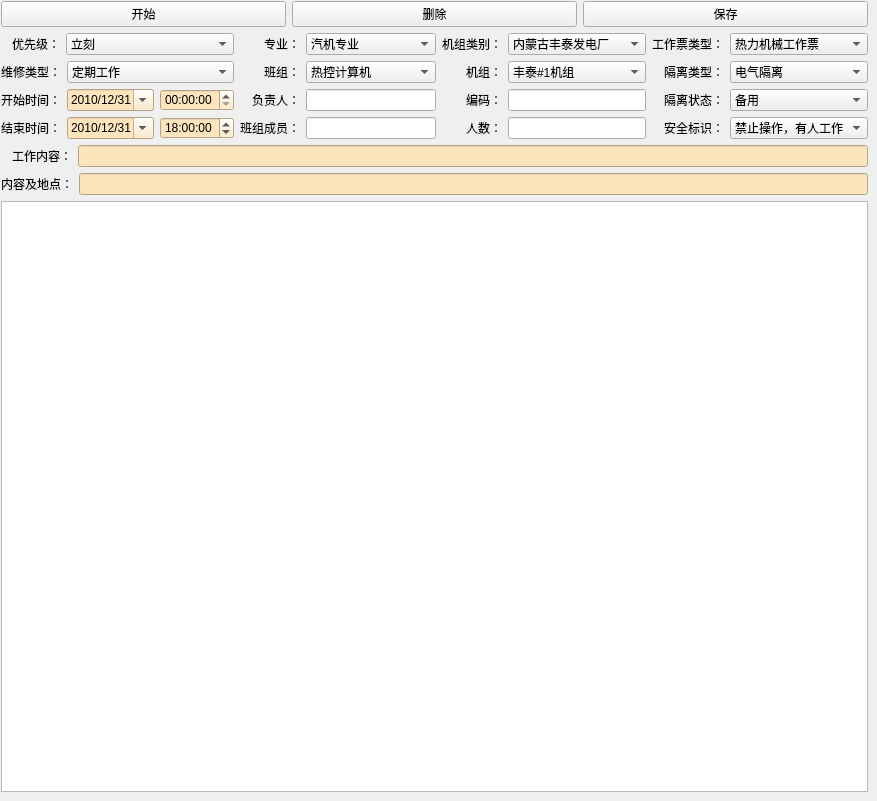
   <widget class="QWidget" name="tab_2">
    <attribute name="title">
     <string>定期工作</string>
    </attribute>
    <widget class="QWidget" name="">
     <property name="geometry">
      <rect>
       <x>1</x>
       <y>1</y>
       <width>867</width>
       <height>791</height>
      </rect>
     </property>
     <layout class="QVBoxLayout" name="verticalLayout_13">
      <item>
       <layout class="QHBoxLayout" name="horizontalLayout_24">
        <item>
         <widget class="QPushButton" name="start_btn_2">
          <property name="sizePolicy">
           <sizepolicy hsizetype="Minimum" vsizetype="Fixed">
            <horstretch>0</horstretch>
            <verstretch>0</verstretch>
           </sizepolicy>
          </property>
          <property name="text">
           <string>开始</string>
          </property>
         </widget>
        </item>
        <item>
         <widget class="QPushButton" name="del_btn_2">
          <property name="text">
           <string>删除</string>
          </property>
         </widget>
        </item>
        <item>
         <widget class="QPushButton" name="save_btn_2">
          <property name="text">
           <string>保存</string>
          </property>
         </widget>
        </item>
       </layout>
      </item>
      <item>
       <layout class="QHBoxLayout" name="horizontalLayout_37">
        <item>
         <layout class="QVBoxLayout" name="verticalLayout_14">
          <item>
           <layout class="QHBoxLayout" name="horizontalLayout_29">
            <item>
             <layout class="QVBoxLayout" name="verticalLayout_15">
              <property name="leftMargin">
               <number>11</number>
              </property>
              <property name="rightMargin">
               <number>0</number>
              </property>
              <item>
               <widget class="QLabel" name="label_8">
                <property name="text">
                 <string>优先级：</string>
                </property>
               </widget>
              </item>
             </layout>
            </item>
            <item>
             <widget class="QComboBox" name="youxianji_2">
              <property name="sizePolicy">
               <sizepolicy hsizetype="Preferred" vsizetype="Fixed">
                <horstretch>2</horstretch>
                <verstretch>0</verstretch>
               </sizepolicy>
              </property>
              <property name="styleSheet">
               <string notr="true"/>
              </property>
              <item>
               <property name="text">
                <string>立刻</string>
               </property>
              </item>
              <item>
               <property name="text">
                <string>24小时内处理</string>
               </property>
              </item>
              <item>
               <property name="text">
                <string>48小时内处理</string>
               </property>
              </item>
              <item>
               <property name="text">
                <string>72小时内处理</string>
               </property>
              </item>
              <item>
               <property name="text">
                <string>168小时内处理</string>
               </property>
              </item>
              <item>
               <property name="text">
                <string>停机处理</string>
               </property>
              </item>
              <item>
               <property name="text">
                <string>无</string>
               </property>
              </item>
             </widget>
            </item>
           </layout>
          </item>
          <item>
           <layout class="QHBoxLayout" name="horizontalLayout_38">
            <item>
             <widget class="QLabel" name="label_22">
              <property name="text">
               <string>维修类型：</string>
              </property>
             </widget>
            </item>
            <item>
             <widget class="QComboBox" name="weixiuleixing_2">
              <property name="sizePolicy">
               <sizepolicy hsizetype="Preferred" vsizetype="Fixed">
                <horstretch>2</horstretch>
                <verstretch>0</verstretch>
               </sizepolicy>
              </property>
              <property name="styleSheet">
               <string notr="true"/>
              </property>
              <item>
               <property name="text">
                <string>定期工作</string>
               </property>
              </item>
              <item>
               <property name="text">
                <string>改进性检修</string>
               </property>
              </item>
              <item>
               <property name="text">
                <string>故障检修</string>
               </property>
              </item>
              <item>
               <property name="text">
                <string>状态检修</string>
               </property>
              </item>
              <item>
               <property name="text">
                <string>无</string>
               </property>
              </item>
             </widget>
            </item>
           </layout>
          </item>
          <item>
           <layout class="QHBoxLayout" name="horizontalLayout_39">
            <item>
             <widget class="QLabel" name="label_23">
              <property name="text">
               <string>开始时间：</string>
              </property>
             </widget>
            </item>
            <item>
             <widget class="QDateEdit" name="begindate_2">
              <property name="styleSheet">
               <string notr="true">background-color: rgb(252, 228, 189);</string>
              </property>
              <property name="maximumDateTime">
               <datetime>
                <hour>23</hour>
                <minute>59</minute>
                <second>59</second>
                <year>2025</year>
                <month>12</month>
                <day>31</day>
               </datetime>
              </property>
              <property name="minimumDateTime">
               <datetime>
                <hour>0</hour>
                <minute>0</minute>
                <second>0</second>
                <year>2010</year>
                <month>12</month>
                <day>31</day>
               </datetime>
              </property>
              <property name="displayFormat">
               <string>yyyy/M/d</string>
              </property>
              <property name="calendarPopup">
               <bool>true</bool>
              </property>
             </widget>
            </item>
            <item>
             <widget class="QTimeEdit" name="begintime_2">
              <property name="styleSheet">
               <string notr="true">background-color: rgb(252, 228, 189);</string>
              </property>
              <property name="calendarPopup">
               <bool>false</bool>
              </property>
             </widget>
            </item>
           </layout>
          </item>
          <item>
           <layout class="QHBoxLayout" name="horizontalLayout_40">
            <item>
             <widget class="QLabel" name="label_24">
              <property name="text">
               <string>结束时间：</string>
              </property>
             </widget>
            </item>
            <item>
             <widget class="QDateEdit" name="enddate_2">
              <property name="styleSheet">
               <string notr="true">background-color: rgb(252, 228, 189);</string>
              </property>
              <property name="maximumDateTime">
               <datetime>
                <hour>23</hour>
                <minute>59</minute>
                <second>59</second>
                <year>2025</year>
                <month>12</month>
                <day>31</day>
               </datetime>
              </property>
              <property name="minimumDateTime">
               <datetime>
                <hour>0</hour>
                <minute>0</minute>
                <second>0</second>
                <year>2010</year>
                <month>12</month>
                <day>31</day>
               </datetime>
              </property>
              <property name="displayFormat">
               <string>yyyy/M/d</string>
              </property>
              <property name="calendarPopup">
               <bool>true</bool>
              </property>
             </widget>
            </item>
            <item>
             <widget class="QTimeEdit" name="endtime_2">
              <property name="styleSheet">
               <string notr="true">background-color: rgb(252, 228, 189);</string>
              </property>
              <property name="calendarPopup">
               <bool>true</bool>
              </property>
              <property name="time">
               <time>
                <hour>18</hour>
                <minute>0</minute>
                <second>0</second>
               </time>
              </property>
             </widget>
            </item>
           </layout>
          </item>
         </layout>
        </item>
        <item>
         <layout class="QVBoxLayout" name="verticalLayout_16">
          <item>
           <layout class="QHBoxLayout" name="horizontalLayout_41">
            <item>
             <layout class="QHBoxLayout" name="horizontalLayout_42">
              <property name="leftMargin">
               <number>24</number>
              </property>
              <item>
               <widget class="QLabel" name="label_25">
                <property name="sizePolicy">
                 <sizepolicy hsizetype="Preferred" vsizetype="Preferred">
                  <horstretch>0</horstretch>
                  <verstretch>0</verstretch>
                 </sizepolicy>
                </property>
                <property name="text">
                 <string>专业：</string>
                </property>
               </widget>
              </item>
             </layout>
            </item>
            <item>
             <widget class="QComboBox" name="zhuanye_2">
              <property name="sizePolicy">
               <sizepolicy hsizetype="Preferred" vsizetype="Fixed">
                <horstretch>2</horstretch>
                <verstretch>0</verstretch>
               </sizepolicy>
              </property>
              <property name="styleSheet">
               <string notr="true"/>
              </property>
              <item>
               <property name="text">
                <string>汽机专业</string>
               </property>
              </item>
              <item>
               <property name="text">
                <string>锅炉专业</string>
               </property>
              </item>
              <item>
               <property name="text">
                <string>电气专业</string>
               </property>
              </item>
              <item>
               <property name="text">
                <string>热控专业</string>
               </property>
              </item>
              <item>
               <property name="text">
                <string>无</string>
               </property>
              </item>
             </widget>
            </item>
           </layout>
          </item>
          <item>
           <layout class="QHBoxLayout" name="horizontalLayout_43">
            <item>
             <layout class="QHBoxLayout" name="horizontalLayout_44">
              <property name="leftMargin">
               <number>24</number>
              </property>
              <item>
               <widget class="QLabel" name="label_26">
                <property name="text">
                 <string>班组：</string>
                </property>
               </widget>
              </item>
             </layout>
            </item>
            <item>
             <widget class="QComboBox" name="banzu_2">
              <property name="sizePolicy">
               <sizepolicy hsizetype="Preferred" vsizetype="Fixed">
                <horstretch>2</horstretch>
                <verstretch>0</verstretch>
               </sizepolicy>
              </property>
              <property name="styleSheet">
               <string notr="true"/>
              </property>
              <item>
               <property name="text">
                <string>热控计算机</string>
               </property>
              </item>
              <item>
               <property name="text">
                <string>热控程控班</string>
               </property>
              </item>
              <item>
               <property name="text">
                <string>热控自动一</string>
               </property>
              </item>
              <item>
               <property name="text">
                <string>热控自动二</string>
               </property>
              </item>
              <item>
               <property name="text">
                <string>无</string>
               </property>
              </item>
             </widget>
            </item>
           </layout>
          </item>
          <item>
           <layout class="QHBoxLayout" name="horizontalLayout_45">
            <item>
             <layout class="QHBoxLayout" name="horizontalLayout_46">
              <property name="leftMargin">
               <number>12</number>
              </property>
              <item>
               <widget class="QLabel" name="label_27">
                <property name="text">
                 <string>负责人：</string>
                </property>
               </widget>
              </item>
             </layout>
            </item>
            <item>
             <widget class="QLineEdit" name="mvp_2">
              <property name="styleSheet">
               <string notr="true"/>
              </property>
             </widget>
            </item>
           </layout>
          </item>
          <item>
           <layout class="QHBoxLayout" name="horizontalLayout_47">
            <item>
             <widget class="QLabel" name="label_28">
              <property name="text">
               <string>班组成员：</string>
              </property>
             </widget>
            </item>
            <item>
             <widget class="QLineEdit" name="chengyuan_2">
              <property name="styleSheet">
               <string notr="true"/>
              </property>
             </widget>
            </item>
           </layout>
          </item>
         </layout>
        </item>
        <item>
         <layout class="QVBoxLayout" name="verticalLayout_17">
          <item>
           <layout class="QHBoxLayout" name="horizontalLayout_48">
            <item>
             <widget class="QLabel" name="label_29">
              <property name="text">
               <string>机组类别：</string>
              </property>
             </widget>
            </item>
            <item>
             <widget class="QComboBox" name="jizuleibie_2">
              <property name="sizePolicy">
               <sizepolicy hsizetype="Preferred" vsizetype="Fixed">
                <horstretch>2</horstretch>
                <verstretch>0</verstretch>
               </sizepolicy>
              </property>
              <property name="styleSheet">
               <string notr="true"/>
              </property>
              <item>
               <property name="text">
                <string>内蒙古丰泰发电厂</string>
               </property>
              </item>
              <item>
               <property name="text">
                <string>呼和浩特科林热电厂</string>
               </property>
              </item>
              <item>
               <property name="text">
                <string>科林城发热力</string>
               </property>
              </item>
              <item>
               <property name="text">
                <string>无</string>
               </property>
              </item>
             </widget>
            </item>
           </layout>
          </item>
          <item>
           <layout class="QHBoxLayout" name="horizontalLayout_49">
            <item>
             <layout class="QVBoxLayout" name="verticalLayout_18">
              <property name="leftMargin">
               <number>24</number>
              </property>
              <item>
               <widget class="QLabel" name="label_30">
                <property name="text">
                 <string>机组：</string>
                </property>
               </widget>
              </item>
             </layout>
            </item>
            <item>
             <widget class="QComboBox" name="jizu_2">
              <property name="sizePolicy">
               <sizepolicy hsizetype="Preferred" vsizetype="Fixed">
                <horstretch>2</horstretch>
                <verstretch>0</verstretch>
               </sizepolicy>
              </property>
              <property name="styleSheet">
               <string notr="true"/>
              </property>
              <item>
               <property name="text">
                <string>丰泰#1机组</string>
               </property>
              </item>
              <item>
               <property name="text">
                <string>丰泰#2机组</string>
               </property>
              </item>
              <item>
               <property name="text">
                <string>丰泰公用</string>
               </property>
              </item>
              <item>
               <property name="text">
                <string>科林新#3机组</string>
               </property>
              </item>
              <item>
               <property name="text">
                <string>科林新#4机组</string>
               </property>
              </item>
              <item>
               <property name="text">
                <string>科林公用</string>
               </property>
              </item>
              <item>
               <property name="text">
                <string>无</string>
               </property>
              </item>
             </widget>
            </item>
           </layout>
          </item>
          <item>
           <layout class="QHBoxLayout" name="horizontalLayout_50">
            <item>
             <layout class="QHBoxLayout" name="horizontalLayout_51">
              <property name="leftMargin">
               <number>24</number>
              </property>
              <item>
               <widget class="QLabel" name="label_31">
                <property name="text">
                 <string>编码：</string>
                </property>
               </widget>
              </item>
             </layout>
            </item>
            <item>
             <widget class="QLineEdit" name="bianma_2">
              <property name="styleSheet">
               <string notr="true"/>
              </property>
              <property name="dragEnabled">
               <bool>false</bool>
              </property>
              <property name="readOnly">
               <bool>false</bool>
              </property>
             </widget>
            </item>
           </layout>
          </item>
          <item>
           <layout class="QHBoxLayout" name="horizontalLayout_52">
            <property name="leftMargin">
             <number>0</number>
            </property>
            <property name="rightMargin">
             <number>0</number>
            </property>
            <item>
             <layout class="QVBoxLayout" name="verticalLayout_19">
              <property name="leftMargin">
               <number>24</number>
              </property>
              <item>
               <widget class="QLabel" name="label_32">
                <property name="sizePolicy">
                 <sizepolicy hsizetype="Preferred" vsizetype="Preferred">
                  <horstretch>4</horstretch>
                  <verstretch>0</verstretch>
                 </sizepolicy>
                </property>
                <property name="text">
                 <string>人数：</string>
                </property>
               </widget>
              </item>
             </layout>
            </item>
            <item>
             <widget class="QLineEdit" name="sum_2">
              <property name="sizePolicy">
               <sizepolicy hsizetype="Expanding" vsizetype="Fixed">
                <horstretch>0</horstretch>
                <verstretch>0</verstretch>
               </sizepolicy>
              </property>
              <property name="styleSheet">
               <string notr="true"/>
              </property>
             </widget>
            </item>
           </layout>
          </item>
         </layout>
        </item>
        <item>
         <layout class="QVBoxLayout" name="verticalLayout_20">
          <item>
           <layout class="QVBoxLayout" name="verticalLayout_21">
            <item>
             <layout class="QHBoxLayout" name="horizontalLayout_53">
              <item>
               <widget class="QLabel" name="label_33">
                <property name="sizePolicy">
                 <sizepolicy hsizetype="Preferred" vsizetype="Preferred">
                  <horstretch>1</horstretch>
                  <verstretch>0</verstretch>
                 </sizepolicy>
                </property>
                <property name="text">
                 <string>工作票类型：</string>
                </property>
               </widget>
              </item>
              <item>
               <widget class="QComboBox" name="gzpleixing_2">
                <property name="sizePolicy">
                 <sizepolicy hsizetype="Preferred" vsizetype="Fixed">
                  <horstretch>2</horstretch>
                  <verstretch>0</verstretch>
                 </sizepolicy>
                </property>
                <property name="styleSheet">
                 <string notr="true"/>
                </property>
                <item>
                 <property name="text">
                  <string>热力机械工作票</string>
                 </property>
                </item>
                <item>
                 <property name="text">
                  <string>热力机械外包工作票</string>
                 </property>
                </item>
                <item>
                 <property name="text">
                  <string>电气工作票</string>
                 </property>
                </item>
                <item>
                 <property name="text">
                  <string>无</string>
                 </property>
                </item>
               </widget>
              </item>
             </layout>
            </item>
            <item>
             <layout class="QHBoxLayout" name="horizontalLayout_54">
              <item>
               <layout class="QVBoxLayout" name="verticalLayout_22">
                <property name="leftMargin">
                 <number>12</number>
                </property>
                <item>
                 <widget class="QLabel" name="label_34">
                  <property name="text">
                   <string>隔离类型：</string>
                  </property>
                 </widget>
                </item>
               </layout>
              </item>
              <item>
               <widget class="QComboBox" name="gelileixing_2">
                <property name="sizePolicy">
                 <sizepolicy hsizetype="Preferred" vsizetype="Fixed">
                  <horstretch>2</horstretch>
                  <verstretch>0</verstretch>
                 </sizepolicy>
                </property>
                <property name="styleSheet">
                 <string notr="true"/>
                </property>
                <item>
                 <property name="text">
                  <string>电气隔离</string>
                 </property>
                </item>
                <item>
                 <property name="text">
                  <string>机械隔离</string>
                 </property>
                </item>
                <item>
                 <property name="text">
                  <string>电气及机械隔离</string>
                 </property>
                </item>
                <item>
                 <property name="text">
                  <string>无</string>
                 </property>
                </item>
               </widget>
              </item>
             </layout>
            </item>
           </layout>
          </item>
          <item>
           <layout class="QVBoxLayout" name="verticalLayout_23">
            <item>
             <layout class="QHBoxLayout" name="horizontalLayout_55">
              <item>
               <layout class="QHBoxLayout" name="horizontalLayout_56">
                <property name="leftMargin">
                 <number>12</number>
                </property>
                <item>
                 <widget class="QLabel" name="label_35">
                  <property name="text">
                   <string>隔离状态：</string>
                  </property>
                 </widget>
                </item>
               </layout>
              </item>
              <item>
               <widget class="QComboBox" name="gelizhuangtai_2">
                <property name="sizePolicy">
                 <sizepolicy hsizetype="Preferred" vsizetype="Fixed">
                  <horstretch>2</horstretch>
                  <verstretch>0</verstretch>
                 </sizepolicy>
                </property>
                <property name="styleSheet">
                 <string notr="true"/>
                </property>
                <item>
                 <property name="text">
                  <string>备用</string>
                 </property>
                </item>
                <item>
                 <property name="text">
                  <string>不停电</string>
                 </property>
                </item>
                <item>
                 <property name="text">
                  <string>断开</string>
                 </property>
                </item>
                <item>
                 <property name="text">
                  <string>关</string>
                 </property>
                </item>
                <item>
                 <property name="text">
                  <string>关闭、停电</string>
                 </property>
                </item>
                <item>
                 <property name="text">
                  <string>合上</string>
                 </property>
                </item>
                <item>
                 <property name="text">
                  <string>解除自动</string>
                 </property>
                </item>
                <item>
                 <property name="text">
                  <string>开</string>
                 </property>
                </item>
                <item>
                 <property name="text">
                  <string>停电</string>
                 </property>
                </item>
                <item>
                 <property name="text">
                  <string>停运</string>
                 </property>
                </item>
                <item>
                 <property name="text">
                  <string>停运断电</string>
                 </property>
                </item>
                <item>
                 <property name="text">
                  <string>退出保护</string>
                 </property>
                </item>
                <item>
                 <property name="text">
                  <string>退出监视</string>
                 </property>
                </item>
                <item>
                 <property name="text">
                  <string>退出连锁</string>
                 </property>
                </item>
                <item>
                 <property name="text">
                  <string>无</string>
                 </property>
                </item>
               </widget>
              </item>
             </layout>
            </item>
            <item>
             <layout class="QHBoxLayout" name="horizontalLayout_57">
              <item>
               <layout class="QHBoxLayout" name="horizontalLayout_58">
                <property name="leftMargin">
                 <number>12</number>
                </property>
                <item>
                 <widget class="QLabel" name="label_36">
                  <property name="text">
                   <string>安全标识：</string>
                  </property>
                 </widget>
                </item>
               </layout>
              </item>
              <item>
               <widget class="QComboBox" name="anquanbiaoshi_2">
                <property name="sizePolicy">
                 <sizepolicy hsizetype="Preferred" vsizetype="Fixed">
                  <horstretch>2</horstretch>
                  <verstretch>0</verstretch>
                 </sizepolicy>
                </property>
                <property name="styleSheet">
                 <string notr="true"/>
                </property>
                <item>
                 <property name="text">
                  <string>禁止操作，有人工作</string>
                 </property>
                </item>
                <item>
                 <property name="text">
                  <string>禁止合闸，有人工作</string>
                 </property>
                </item>
                <item>
                 <property name="text">
                  <string>禁止攀登</string>
                 </property>
                </item>
                <item>
                 <property name="text">
                  <string>由此上下</string>
                 </property>
                </item>
                <item>
                 <property name="text">
                  <string>在此工作</string>
                 </property>
                </item>
                <item>
                 <property name="text">
                  <string>止步，高压危险</string>
                 </property>
                </item>
                <item>
                 <property name="text">
                  <string>无</string>
                 </property>
                </item>
               </widget>
              </item>
             </layout>
            </item>
           </layout>
          </item>
         </layout>
        </item>
       </layout>
      </item>
      <item>
       <layout class="QHBoxLayout" name="horizontalLayout_59">
        <item>
         <layout class="QVBoxLayout" name="verticalLayout_24">
          <property name="leftMargin">
           <number>11</number>
          </property>
          <property name="rightMargin">
           <number>0</number>
          </property>
          <item>
           <widget class="QLabel" name="label_37">
            <property name="enabled">
             <bool>true</bool>
            </property>
            <property name="sizePolicy">
             <sizepolicy hsizetype="Preferred" vsizetype="Preferred">
              <horstretch>0</horstretch>
              <verstretch>0</verstretch>
             </sizepolicy>
            </property>
            <property name="lineWidth">
             <number>1</number>
            </property>
            <property name="text">
             <string>工作内容：</string>
            </property>
            <property name="alignment">
             <set>Qt::AlignLeading|Qt::AlignLeft|Qt::AlignVCenter</set>
            </property>
           </widget>
          </item>
         </layout>
        </item>
        <item>
         <widget class="QLineEdit" name="content_2">
          <property name="styleSheet">
           <string notr="true">background-color: rgb(252, 228, 189);</string>
          </property>
         </widget>
        </item>
       </layout>
      </item>
      <item>
       <layout class="QHBoxLayout" name="horizontalLayout_60">
        <item>
         <widget class="QLabel" name="label_38">
          <property name="text">
           <string>内容及地点：</string>
          </property>
         </widget>
        </item>
        <item>
         <widget class="QLineEdit" name="contentaddr_2">
          <property name="styleSheet">
           <string notr="true">background-color: rgb(252, 228, 189);</string>
          </property>
         </widget>
        </item>
       </layout>
      </item>
      <item>
       <widget class="QTableWidget" name="main_table_2">
        <property name="sizePolicy">
         <sizepolicy hsizetype="Expanding" vsizetype="Expanding">
          <horstretch>0</horstretch>
          <verstretch>0</verstretch>
         </sizepolicy>
        </property>
       </widget>
      </item>
     </layout>
    </widget>
   </widget>
